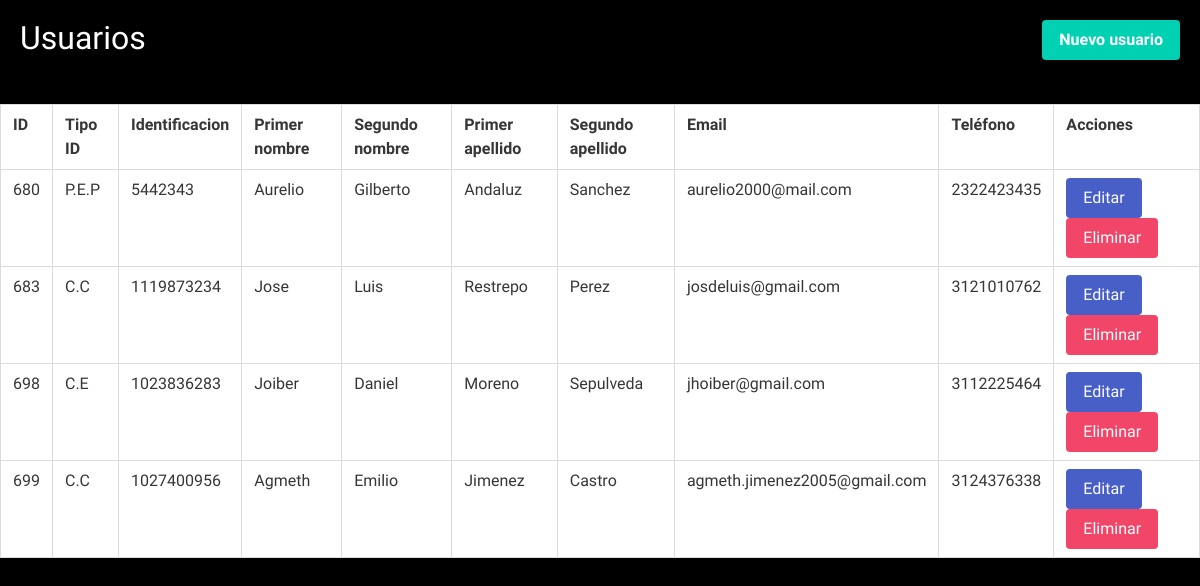
The page /admin/crud_users/crud.php on the database as committed earlier.
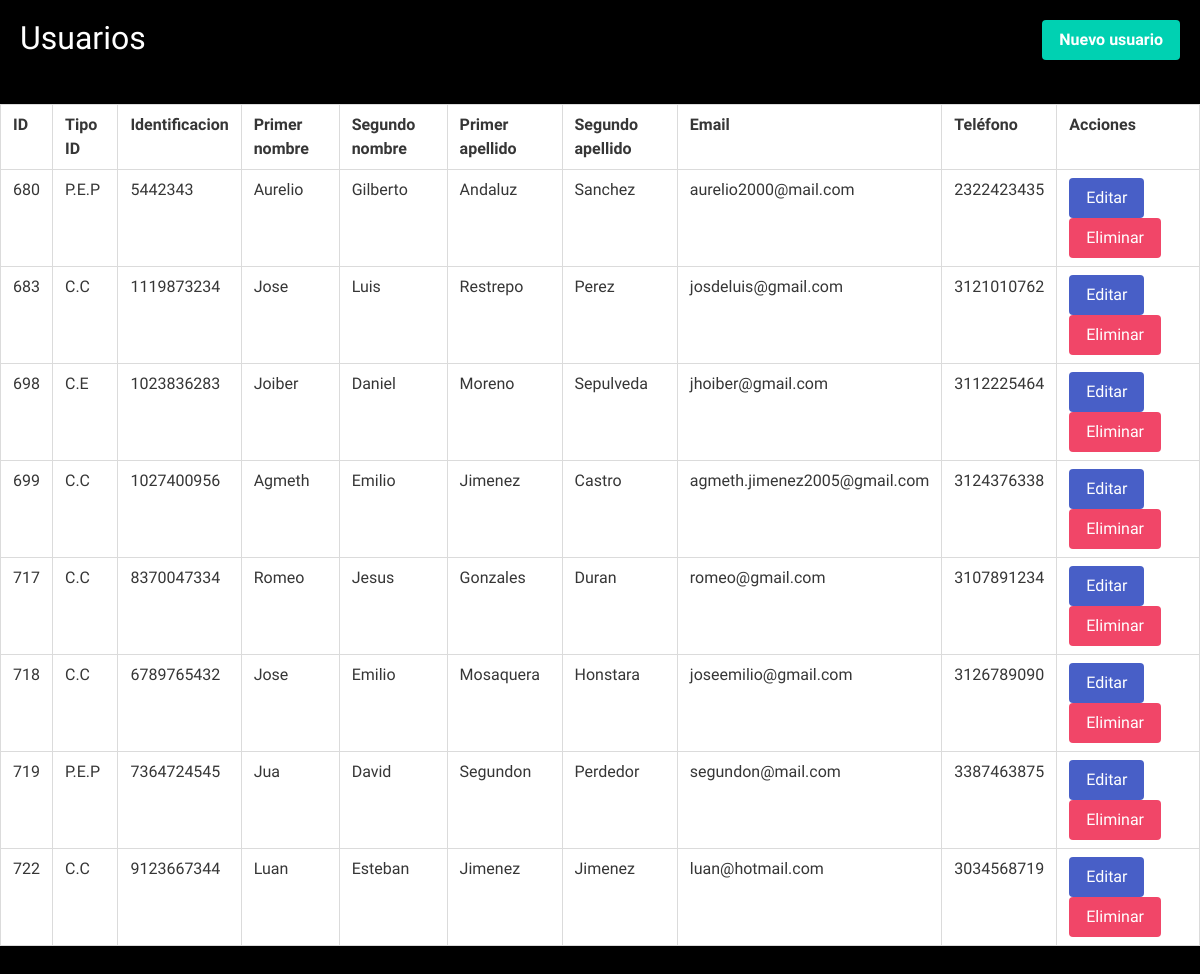
The same page on the database as committed later.
### tables this page shows
CREATE TABLE `usuarios` (
  `id` int NOT NULL,
  `identificacion` varchar(15) NOT NULL,
  `tipoId` int DEFAULT NULL,
  `primerNombre` varchar(30) NOT NULL,
  `segundoNombre` varchar(30) DEFAULT NULL,
  `primerApellido` varchar(30) NOT NULL,
  `segundoApellido` varchar(30) DEFAULT NULL,
  `telefono` varchar(12) DEFAULT NULL,
  `email` varchar(30) NOT NULL,
  `activo` tinyint NOT NULL DEFAULT '1'
);

CREATE TABLE `tiposid` (
  `codId` int NOT NULL,
  `id` varchar(11) NOT NULL
);

### admin/crud_users/crud.php (the view, shortened to what this page needs)
<!DOCTYPE html>
<html lang="en">
<head>
    <link rel="stylesheet" href="https://cdn.jsdelivr.net/npm/bulma@0.9.4/css/bulma.min.css">
    <link rel="stylesheet" href="https://cdn.jsdelivr.net/npm/bulma@0.9.4/css/bulma-rtl.min.css">
    <link rel="stylesheet" href="https://cdnjs.cloudflare.com/ajax/libs/font-awesome/6.4.2/css/all.min.css">
    <link rel="stylesheet" href="./estilos/crud.css">
</head>
<body>
    <div class="title" style="padding: 20px; display: flex; justify-content: space-between; color:white;" >
    <h1>Usuarios</h1>
    <a href="create.php" class="button is-primary">Nuevo usuario</a>
</div>
<div class="tata">
<table class="table is-bordered">
    <thead>
        <tr>
            <th>ID</th>
            <th>Tipo ID</th>
            <th>Identificacion</th>
            <th>Primer nombre</th>
            <th>Segundo nombre</th>
            <th>Primer apellido</th>
            <th>Segundo apellido</th>
            <th>Email</th>
            <th>Teléfono</th>
            <th>Acciones</th>
        </tr>
    </thead>
    <tbody>
        <?php
        $conexion = new mysqli("localhost", "root", "", "mymba", 3306);
        $conexion->set_charset("utf8");
        $sql = "SELECT c.id, tp.id AS tipo_id, c.identificacion, c.primerNombre, c.segundoNombre, c.primerApellido, c.segundoApellido, c.telefono, c.email FROM usuarios AS c LEFT JOIN tiposid AS tp ON tp.codId = c.tipoId";
        $result = $conexion->query($sql);
        if ($result->num_rows > 0) {
            while ($row = $result->fetch_assoc()) {
                echo "<tr>";
                echo "<td>" . $row["id"] . "</td>";
                echo "<td>" . $row["tipo_id"] . "</td>";
                echo "<td>" . $row["identificacion"] . "</td>";
                echo "<td>" . $row["primerNombre"] . "</td>";
                echo "<td>" . $row["segundoNombre"] . "</td>";
                echo "<td>" . $row["primerApellido"] . "</td>";
                echo "<td>" . $row["segundoApellido"] . "</td>";
                echo "<td>" . $row["email"] . "</td>";
                echo "<td>" . $row["telefono"] . "</td>";
                echo '<td><a href="update.php?id='. $row["id"] .'" class="button is-link">Editar</a> <a href="delete.php?id='. $row["id"] .'" class="button is-danger">Eliminar</a></td>';
                echo "</tr>";
            }
        } else {
            echo "<tr><td colspan='10'>No se encontraron usuarios.</td></tr>";
        }
        ?>
    </tbody>
</table>
</div>
</body>
</html>

### admin/crud_users/estilos/crud.css (style rules this page uses)
body { font-family: 'Oxygen', sans-serif; background-color: black; padding: 0; margin: 0; overflow-x: auto; height: 100vh; }
.tata { display: flex; justify-content: center; }

Rows that differ between the two databases and show on the page:
added usuarios: id "717", tipoId "C.C", identificacion "8370047334", primerNombre "Romeo", segundoNombre "Jesus", primerApellido "Gonzales", segundoApellido "Duran", email "romeo@gmail.com", telefono "3107891234"
added usuarios: id "718", tipoId "C.C", identificacion "6789765432", primerNombre "Jose", segundoNombre "Emilio", primerApellido "Mosaquera", segundoApellido "Honstara", email "joseemilio@gmail.com", telefono "3126789090"
added usuarios: id "719", tipoId "P.E.P", identificacion "7364724545", primerNombre "Jua", segundoNombre "David", primerApellido "Segundon", segundoApellido "Perdedor", email "segundon@mail.com", telefono "3387463875"
added usuarios: id "722", tipoId "C.C", identificacion "9123667344", primerNombre "Luan", segundoNombre "Esteban", primerApellido "Jimenez", segundoApellido "Jimenez", email "luan@hotmail.com", telefono "3034568719"
